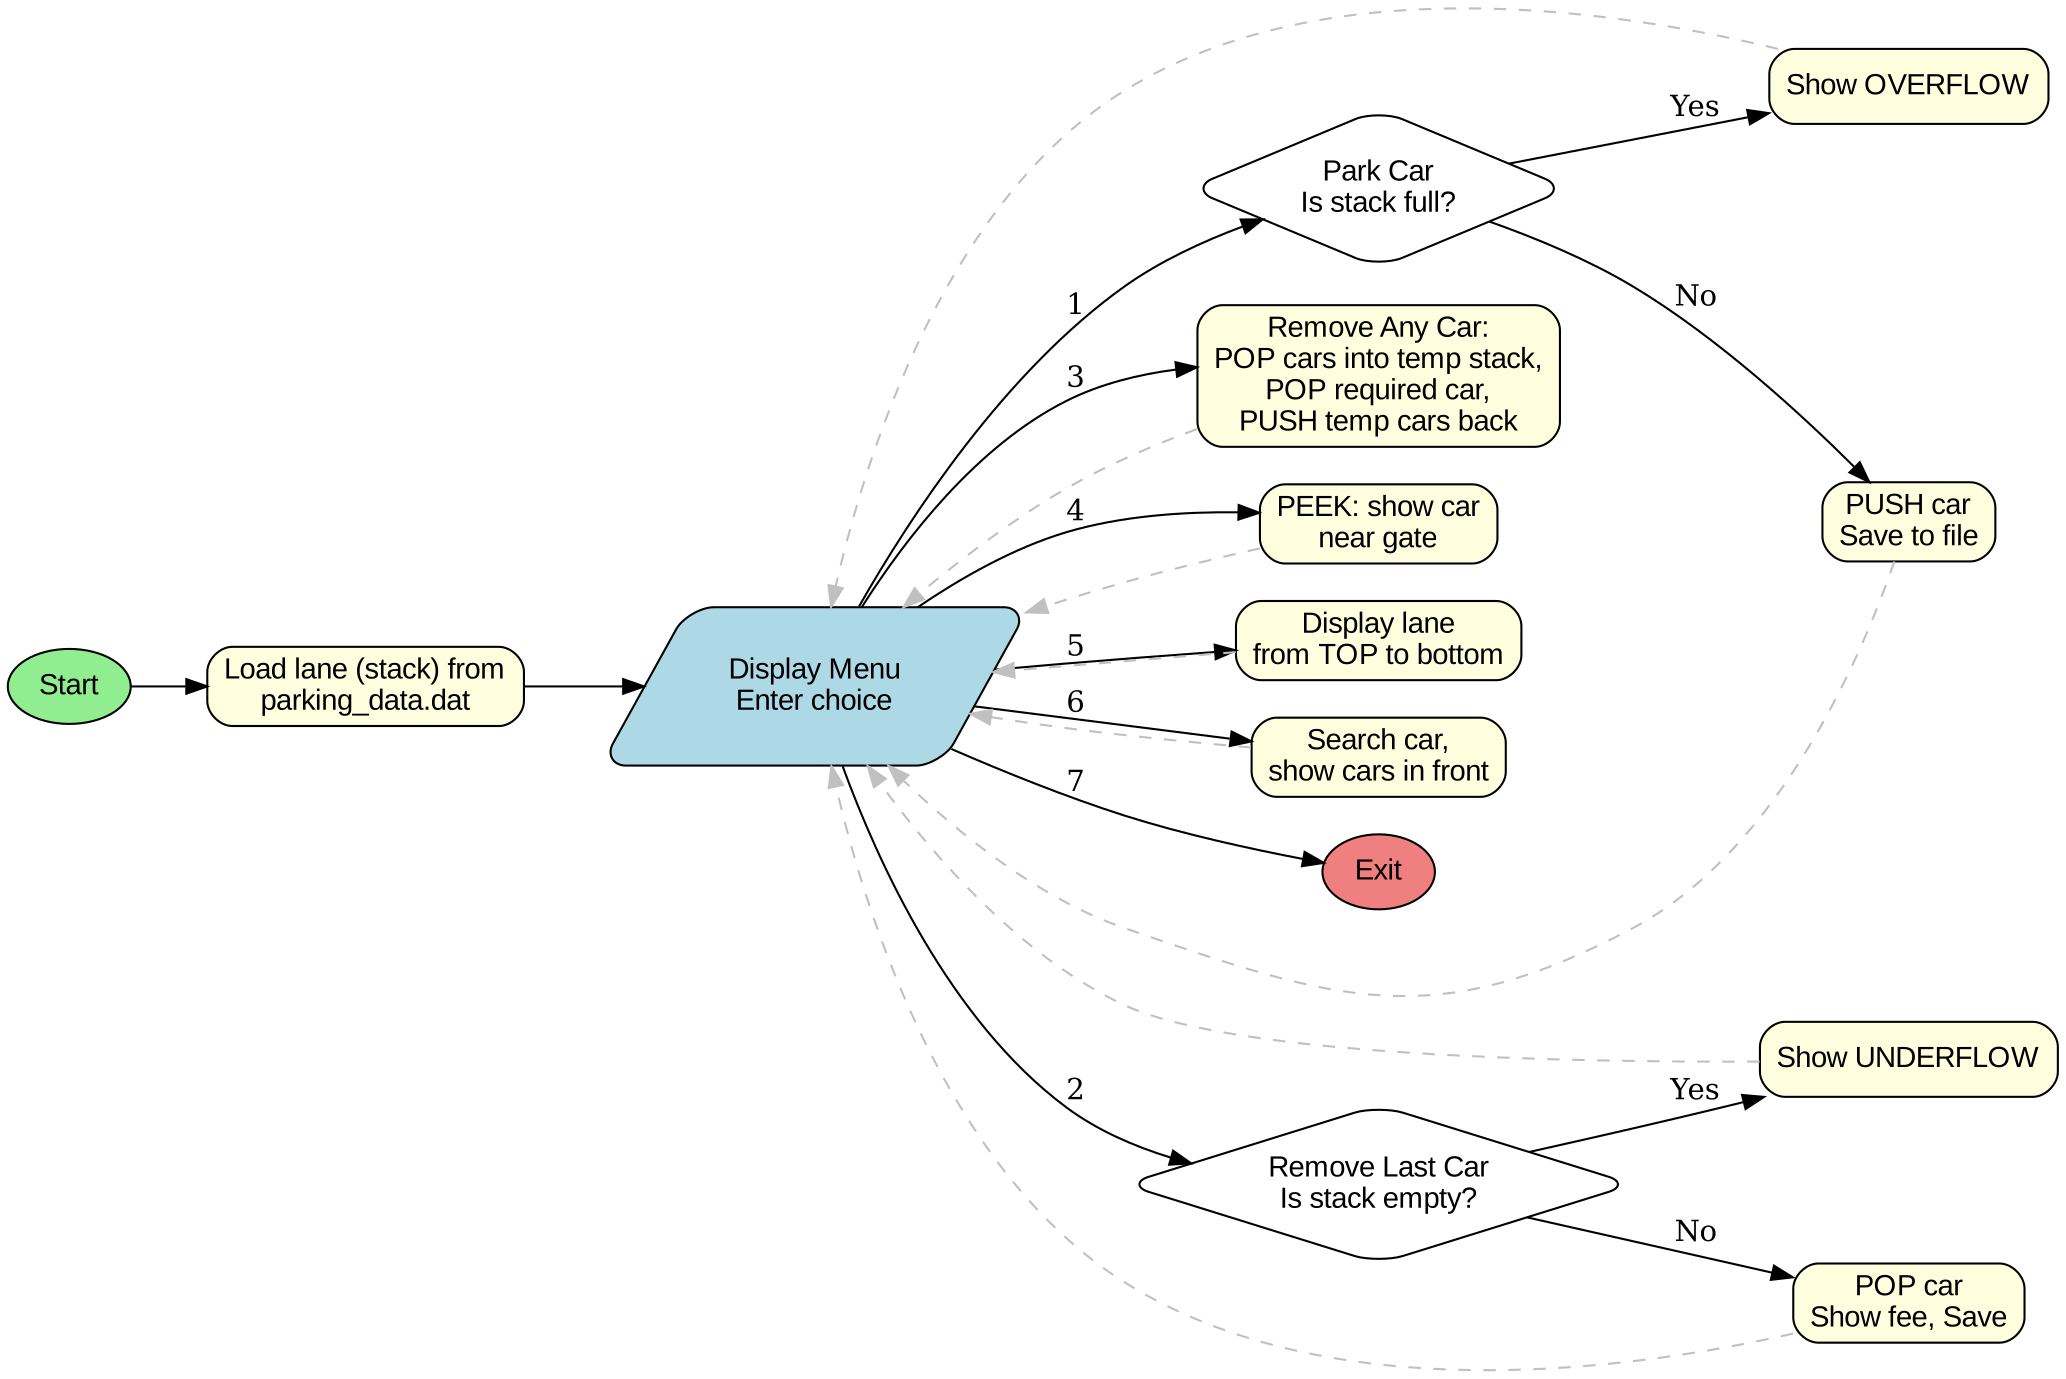

Here is the Python script that generated this plot:
from graphviz import Digraph

# Flowchart of Parking Lot Management System (Stack)
dot = Digraph('flowchart', format='png', graph_attr={'dpi': '150', 'rankdir': 'LR'})
dot.attr('node', shape='box', style='rounded,filled', fillcolor='lightyellow', fontname='Arial')

dot.node('start', 'Start', shape='oval', fillcolor='lightgreen')
dot.node('load', 'Load lane (stack) from\nparking_data.dat')
dot.node('menu', 'Display Menu\nEnter choice', shape='parallelogram', fillcolor='lightblue')
dot.node('push', 'Park Car\nIs stack full?', shape='diamond', fillcolor='white')
dot.node('over', 'Show OVERFLOW')
dot.node('dopush', 'PUSH car\nSave to file')
dot.node('pop', 'Remove Last Car\nIs stack empty?', shape='diamond', fillcolor='white')
dot.node('under', 'Show UNDERFLOW')
dot.node('dopop', 'POP car\nShow fee, Save')
dot.node('any', 'Remove Any Car:\nPOP cars into temp stack,\nPOP required car,\nPUSH temp cars back')
dot.node('peek', 'PEEK: show car\nnear gate')
dot.node('disp', 'Display lane\nfrom TOP to bottom')
dot.node('search', 'Search car,\nshow cars in front')
dot.node('stop', 'Exit', shape='oval', fillcolor='lightcoral')

dot.edge('start', 'load')
dot.edge('load', 'menu')
dot.edge('menu', 'push', label='1')
dot.edge('push', 'over', label='Yes')
dot.edge('push', 'dopush', label='No')
dot.edge('menu', 'pop', label='2')
dot.edge('pop', 'under', label='Yes')
dot.edge('pop', 'dopop', label='No')
dot.edge('menu', 'any', label='3')
dot.edge('menu', 'peek', label='4')
dot.edge('menu', 'disp', label='5')
dot.edge('menu', 'search', label='6')
dot.edge('menu', 'stop', label='7')
for n in ['over', 'dopush', 'under', 'dopop', 'any', 'peek', 'disp', 'search']:
    dot.edge(n, 'menu', style='dashed', color='gray')

dot.render('flowchart', cleanup=True)
print("Flowchart generated as 'flowchart.png'")
